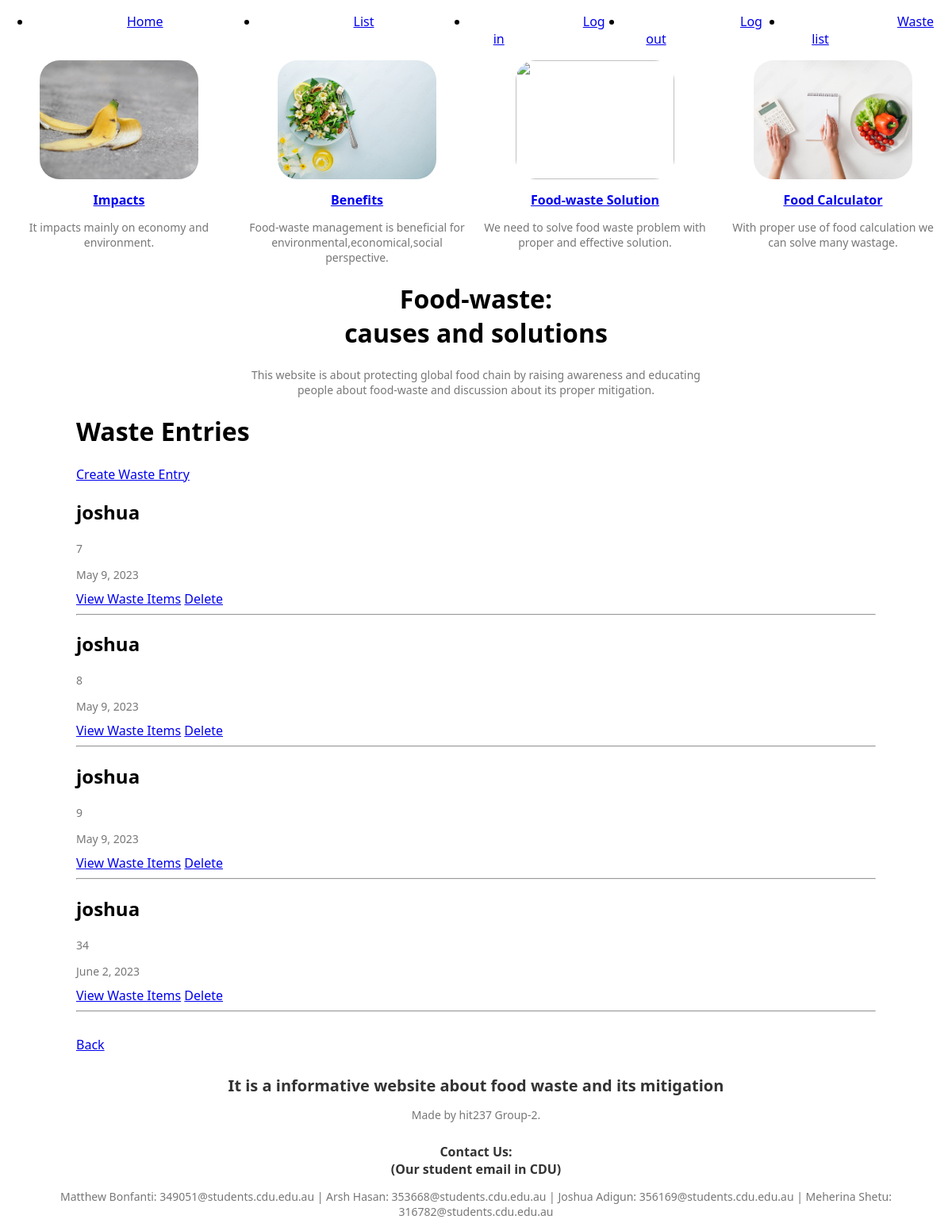
The page /audit/entries/ (signed in) on the database its author committed.
### audit/models.py (models this page shows, shortened)
class WasteEntries(models.Model):
    wasteEntryID = models.AutoField(primary_key=True)
    userID = models.ForeignKey(
        auth.User,
        on_delete=models.CASCADE,
        db_column='userID'
    )
    date = models.DateField()
    class Meta:
        verbose_name_plural = "Waste Entries"

### audit/views.py (the view)
# urls.py: path('entries/', views.waste_entries, name='entries'),
def waste_entries(request):
    entries = WasteEntries.objects.filter(userID = request.session['id'])
    return render(request, 'audit/waste_entries.html', {'entries': entries})

### audit/templates/audit/waste_entries.html (shortened to what this page needs)
{% extends 'users/__base.html' %}
{% block content %}
<h1>Waste Entries</h1>
<a href="{% url 'audit:create' %}">Create Waste Entry</a>
{% for entry in entries %}
    <h2>{{ entry.userID.username }}</h2>
    <p>{{ entry.wasteEntryID }}</p>
    <p>{{ entry.date }}</p>
    <a href="{% url 'audit:items' entry.wasteEntryID %}">View Waste Items</a>
    <a href="{% url 'audit:delete_entry' entry.wasteEntryID %}">Delete</a>
    <hr>
{% endfor %}
    <br />
    <a href="{% url 'audit:auditHome' %}">Back</a>
{% endblock%}

### users/static/users/css/styles.css (style rules this page uses)
body { margin: 0; padding: 0; font-family: 'Segoe UI', Tahoma, Geneva, Verdana, sans-serif; }
body { margin: 0; padding: 0; text-align: center; }
p { color: #777; font-size: 14px; margin-bottom: 10px; }

### rows shown on the page
WasteEntries: userID.username "joshua", wasteEntryID "7", date "May 9, 2023"
WasteEntries: userID.username "joshua", wasteEntryID "8", date "May 9, 2023"
WasteEntries: userID.username "joshua", wasteEntryID "9", date "May 9, 2023"
WasteEntries: userID.username "joshua", wasteEntryID "34", date "June 2, 2023"
